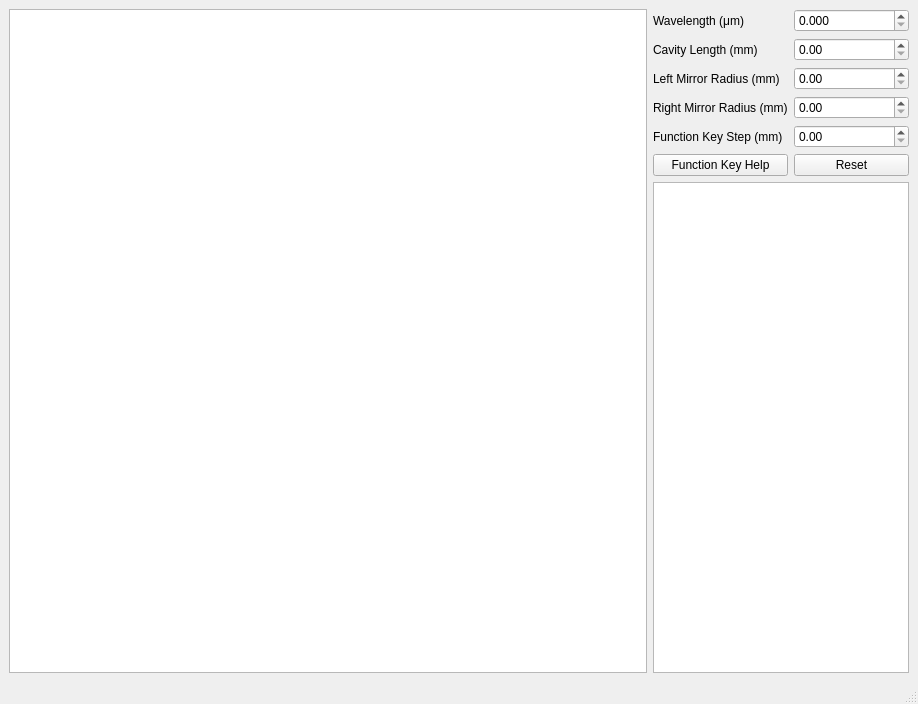
<?xml version="1.0" encoding="UTF-8"?>
<ui version="4.0">
 <class>MainWindow</class>
 <widget class="QMainWindow" name="MainWindow">
  <property name="geometry">
   <rect>
    <x>0</x>
    <y>0</y>
    <width>918</width>
    <height>704</height>
   </rect>
  </property>
  <property name="windowTitle">
   <string>Laser Resonator Designer</string>
  </property>
  <property name="windowIcon">
   <iconset>
    <normaloff>images/LRD.png</normaloff>images/LRD.png</iconset>
  </property>
  <widget class="QWidget" name="centralwidget">
   <layout class="QHBoxLayout" name="horizontalLayout">
    <item>
     <widget class="QGraphicsView" name="graphicsView"/>
    </item>
    <item>
     <layout class="QGridLayout" name="gridLayout_2">
      <item row="2" column="1">
       <widget class="QDoubleSpinBox" name="left_radius_DSpinBox">
        <property name="maximum">
         <double>10000.000000000000000</double>
        </property>
        <property name="singleStep">
         <double>50.000000000000000</double>
        </property>
       </widget>
      </item>
      <item row="0" column="0">
       <widget class="QLabel" name="label_6">
        <property name="text">
         <string>Wavelength (μm)</string>
        </property>
       </widget>
      </item>
      <item row="1" column="1">
       <widget class="QDoubleSpinBox" name="cavity_length_DSpinBox">
        <property name="maximum">
         <double>10000.000000000000000</double>
        </property>
        <property name="singleStep">
         <double>10.000000000000000</double>
        </property>
       </widget>
      </item>
      <item row="1" column="0">
       <widget class="QLabel" name="label">
        <property name="text">
         <string>Cavity Length (mm)</string>
        </property>
       </widget>
      </item>
      <item row="5" column="1">
       <widget class="QPushButton" name="reset_Button">
        <property name="text">
         <string>Reset</string>
        </property>
       </widget>
      </item>
      <item row="6" column="0" colspan="2">
       <widget class="QTextEdit" name="textEdit"/>
      </item>
      <item row="3" column="0">
       <widget class="QLabel" name="label_3">
        <property name="text">
         <string>Right Mirror Radius (mm)</string>
        </property>
       </widget>
      </item>
      <item row="4" column="0">
       <widget class="QLabel" name="label_5">
        <property name="text">
         <string>Function Key Step (mm)</string>
        </property>
       </widget>
      </item>
      <item row="0" column="1">
       <widget class="QDoubleSpinBox" name="wavelength_DSpinBox">
        <property name="decimals">
         <number>3</number>
        </property>
        <property name="maximum">
         <double>10.000000000000000</double>
        </property>
        <property name="singleStep">
         <double>0.100000000000000</double>
        </property>
       </widget>
      </item>
      <item row="2" column="0">
       <widget class="QLabel" name="label_2">
        <property name="text">
         <string>Left Mirror Radius (mm)</string>
        </property>
       </widget>
      </item>
      <item row="3" column="1">
       <widget class="QDoubleSpinBox" name="right_radius_DSpinBox">
        <property name="maximum">
         <double>10000.000000000000000</double>
        </property>
        <property name="singleStep">
         <double>50.000000000000000</double>
        </property>
       </widget>
      </item>
      <item row="5" column="0">
       <widget class="QPushButton" name="help_Button">
        <property name="text">
         <string>Function Key Help</string>
        </property>
       </widget>
      </item>
      <item row="4" column="1">
       <widget class="QDoubleSpinBox" name="key_step_DSpinBox">
        <property name="maximum">
         <double>100.000000000000000</double>
        </property>
        <property name="singleStep">
         <double>10.000000000000000</double>
        </property>
       </widget>
      </item>
     </layout>
    </item>
   </layout>
  </widget>
  <widget class="QMenuBar" name="menubar">
   <property name="geometry">
    <rect>
     <x>0</x>
     <y>0</y>
     <width>918</width>
     <height>33</height>
    </rect>
   </property>
  </widget>
  <widget class="QStatusBar" name="statusbar"/>
 </widget>
 <resources/>
 <connections/>
</ui>
